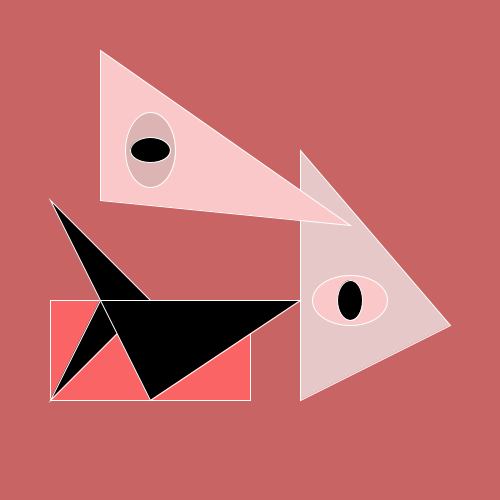
Frame 1 (no input)
Frame 60 (the mouse pressed at the canvas centre just before this capture): identical to frame 1, image omitted
Frame 120 (the mouse held since frame 60 and released just before this capture): identical to frame 1, image omitted

The Processing sketch that drew this single still picture (run headless with seeded random() and noise(); from frame 60 on, the mouse is pressed at the canvas centre):

// Processing sketch: processing_65452
// ── processing_65452.pde

/******************************************
*  1st attempt

******************************************/

void setup() {
  size(500, 500); //size(width, height); in pixels
  smooth(); // this turns on anti-aliasing
}
void draw() {
   background(200, 100, 100);
   
   //triangle
   fill(230, 200, 200);
   stroke(255);
    triangle(300, 400, 300, 150, 450, 325);
    
    fill(250, 200, 200);
    stroke(255);
    triangle(100,200,100,50,350,225);
    
    fill(220, 180, 180);
    stroke(255);
    ellipse(150, 150, 50, 75);
    
    fill(250, 200, 200);
    stroke(255);
    ellipse(350,300,75,50);
    
    fill(0);
    stroke(255);
    ellipse(350,300,25,40);
    
    fill(0);
    stroke(255);
    ellipse(150,150,40,25);
    
    fill(250, 100, 100);
    stroke(255);
    rect(50, 300, 200, 100);
    
    fill(0);
    stroke(255);
    triangle(50, 200, 150, 300, 100, 300);
    
    fill(0);
    stroke(255);
    triangle(50, 400, 150, 300, 100, 300);
    
    fill(0);
    stroke(255);
    triangle(150, 400,300, 300, 100, 300);
     
     
}
  
 
  
